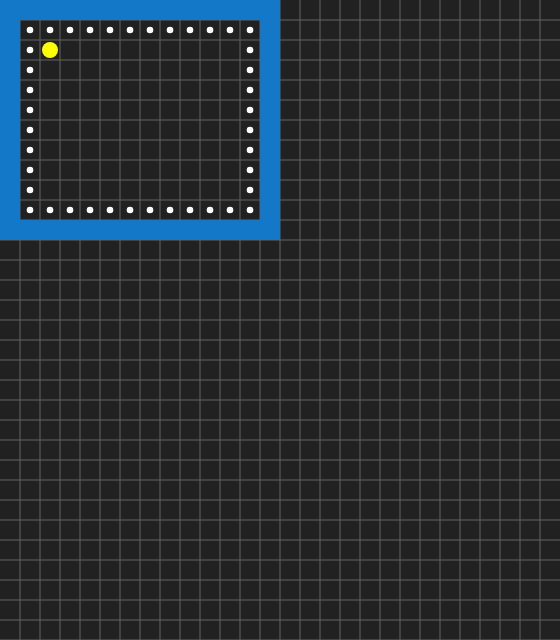
Frame 1 (no input)
Frame 60 (no input): identical to frame 1, image omitted
Frame 120 (the mouse pressed at the canvas centre since frame 60): identical to frame 1, image omitted

The p5.js sketch that drew this single still picture (run headless with seeded random() and noise() and a simulated clock; from frame 60 on, the mouse is pressed at the canvas centre):

// p5.js sketch
// ── sketch.js
let map;
let pacman;

function setup() {
    map = new Map(560, 640);
    pacman = new Pacman(map,58);
}

function draw() {
    map.draw();
    pacman.draw();

}


// ── map.js
class Map {

    constructor(largura,altura) {
        this.h = altura; this.w = largura;
        this.inc = 20; this.wp = this.w/this.inc; this.hp =  this.h/this.inc;
        this.walls  = [0,1,2,3,4,5,6,7,8,9,10,11,12,13,41,69,97,125,153,181,209,237,265,293,321,320,319,318,317,316,315,314,313,312,311,310,309,308,280,252,224,196,168,140,112,84,56,28];
        this.points = [29,30,31,32,33,34,35,36,37,38,39,40,57,85,113,141,169,197,225,253,281,282,283,284,285,286,287,288,289,290,291,292,264,236,208,180,152,124,96,68]
    }

    draw(){
        createCanvas(this.w,this.h);
        background(33);

        this.grid({'numbers':false});
        // MAP
        noStroke();
        for(let i = 0; i<this.points.length; i++){
            this.point(this.points[i]);
        }
        for(let i = 0; i<this.walls.length; i++){
            this.block(this.walls[i]);
        }

    }

    point(i){
        let v = this.vecFromPos(i);
        ellipse(this.inc*(v.x+1/2), this.inc*(v.y+1/2), this.inc/3);
    }

    grid(options){
        let i=0;
        stroke(100);
        while( i < this.h ){
            i = i+this.inc;
            line(0,i,this.w,i);
            if(i < this.w){
                line(i,0,i,this.h)
            }
        }
        if(options.numbers){
            let v;
            // numerando o grid
            textSize(7);
            fill(255, 255, 255);
            textAlign(CENTER,CENTER);
            for(let i=0; i < this.wp * this.hp ; i++){
                v = this.vecFromPos(i);
                text(i, (1/2 + v.x)*this.inc , (1/2 + v.y)*this.inc);
            }
        }
    }

    vecFromPos(i){
        return createVector(parseInt(i%this.wp),parseInt(i/this.wp))
    }

    block(i){
        let v = this.vecFromPos(i);
        strokeWeight(this.inc*3/4);
        fill(20, 120, 200);
        rect(this.inc*v.x,this.inc*v.y,this.inc,this.inc);
    }
}
// ── pacman.js
class Pacman {
    constructor(map,pos) {
        this.pos = map.vecFromPos(pos);
    }

    draw(){
        noStroke();
        fill(255,255,0);
        ellipse(map.inc*(this.pos.x+1/2), map.inc*(this.pos.y+1/2), map.inc*4/5);
    }
    update(){

    }
}
